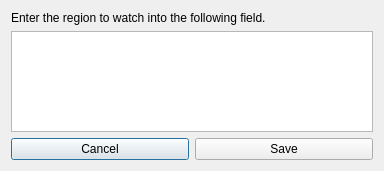
<?xml version="1.0" encoding="UTF-8"?>
<ui version="4.0">
    <class>Dialog</class>
    <widget class="QDialog" name="Dialog">
        <property name="geometry">
            <rect>
                <x>0</x>
                <y>0</y>
                <width>384</width>
                <height>171</height>
            </rect>
        </property>
        <property name="windowTitle">
            <string>Region</string>
        </property>
        <layout class="QGridLayout" name="gridLayout">
            <item row="0" column="0">
                <layout class="QVBoxLayout" name="verticalLayout">
                    <item>
                        <widget class="QLabel" name="label">
                            <property name="text">
                                <string>Enter the region to watch into the following field.</string>
                            </property>
                            <property name="textFormat">
                                <enum>Qt::PlainText</enum>
                            </property>
                            <property name="wordWrap">
                                <bool>true</bool>
                            </property>
                        </widget>
                    </item>
                    <item>
                        <widget class="QPlainTextEdit" name="regionNameField"/>
                    </item>
                    <item>
                        <layout class="QHBoxLayout" name="horizontalLayout_2">
                            <item>
                                <widget class="QPushButton" name="cancelButton">
                                    <property name="text">
                                        <string>Cancel</string>
                                    </property>
                                </widget>
                            </item>
                            <item>
                                <widget class="QPushButton" name="saveButton">
                                    <property name="text">
                                        <string>Save</string>
                                    </property>
                                </widget>
                            </item>
                        </layout>
                    </item>
                </layout>
            </item>
        </layout>
    </widget>
    <resources/>
    <connections/>
</ui>
